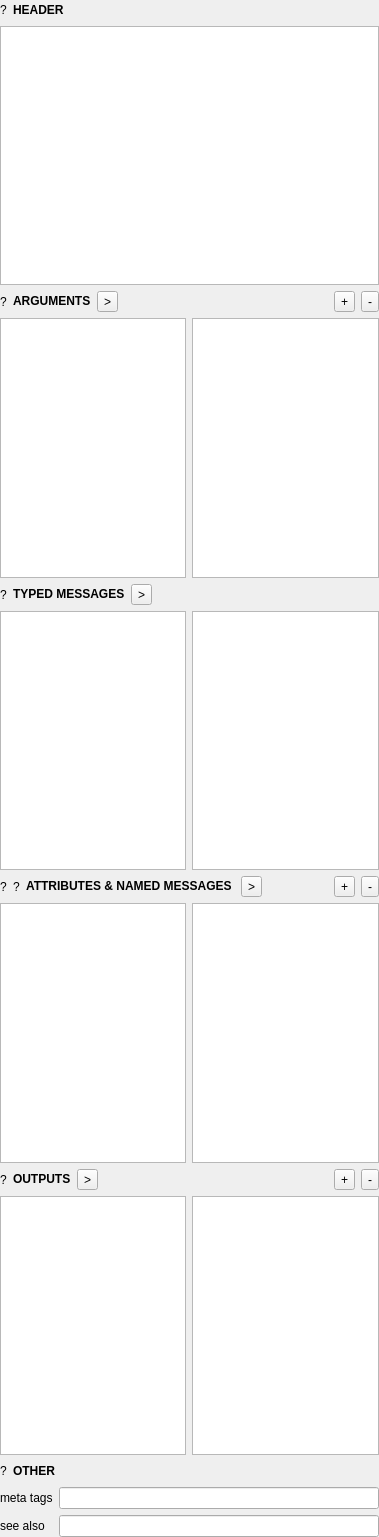
<?xml version="1.0" encoding="UTF-8"?>
<ui version="4.0">
 <class>PatchWidget</class>
 <widget class="QWidget" name="PatchWidget">
  <property name="geometry">
   <rect>
    <x>0</x>
    <y>0</y>
    <width>379</width>
    <height>1537</height>
   </rect>
  </property>
  <property name="windowTitle">
   <string>Form</string>
  </property>
  <layout class="QGridLayout" name="gridLayout_3">
   <property name="leftMargin">
    <number>0</number>
   </property>
   <property name="topMargin">
    <number>0</number>
   </property>
   <property name="rightMargin">
    <number>0</number>
   </property>
   <property name="bottomMargin">
    <number>0</number>
   </property>
   <item row="1" column="0" colspan="2">
    <widget class="Patch::TreeView" name="headerPatchTree"/>
   </item>
   <item row="2" column="0" colspan="2">
    <layout class="QHBoxLayout" name="horizontalLayout">
     <item>
      <widget class="QLabel" name="argumentIcon">
       <property name="text">
        <string>?</string>
       </property>
      </widget>
     </item>
     <item>
      <widget class="QLabel" name="argumentInfo">
       <property name="text">
        <string>&lt;html&gt;&lt;head/&gt;&lt;body&gt;&lt;p&gt;&lt;span style=&quot; font-weight:700;&quot;&gt;ARGUMENTS&lt;/span&gt;&lt;/p&gt;&lt;/body&gt;&lt;/html&gt;</string>
       </property>
      </widget>
     </item>
     <item>
      <widget class="QToolButton" name="argumnetTransferButton">
       <property name="text">
        <string>&gt;</string>
       </property>
      </widget>
     </item>
     <item>
      <spacer name="horizontalSpacer">
       <property name="orientation">
        <enum>Qt::Orientation::Horizontal</enum>
       </property>
       <property name="sizeType">
        <enum>QSizePolicy::Policy::Expanding</enum>
       </property>
       <property name="sizeHint" stdset="0">
        <size>
         <width>40</width>
         <height>20</height>
        </size>
       </property>
      </spacer>
     </item>
     <item>
      <widget class="QToolButton" name="argumentAddButton">
       <property name="sizePolicy">
        <sizepolicy hsizetype="Minimum" vsizetype="Fixed">
         <horstretch>0</horstretch>
         <verstretch>0</verstretch>
        </sizepolicy>
       </property>
       <property name="text">
        <string>+</string>
       </property>
      </widget>
     </item>
     <item>
      <widget class="QToolButton" name="argumentRemoveButton">
       <property name="text">
        <string>-</string>
       </property>
      </widget>
     </item>
    </layout>
   </item>
   <item row="3" column="0">
    <widget class="Suggest::TreeView" name="argumentSuggestTree"/>
   </item>
   <item row="3" column="1">
    <widget class="Patch::TreeView" name="argumentPatchTree"/>
   </item>
   <item row="5" column="0">
    <widget class="Suggest::TreeView" name="typedMessageSuggestTree"/>
   </item>
   <item row="5" column="1">
    <widget class="Patch::TreeView" name="typedMessagePatchTree"/>
   </item>
   <item row="6" column="0" colspan="2">
    <layout class="QHBoxLayout" name="horizontalLayout_3">
     <item>
      <widget class="QLabel" name="attributeIcon">
       <property name="text">
        <string>?</string>
       </property>
      </widget>
     </item>
     <item>
      <widget class="QLabel" name="nameMessageIcon">
       <property name="text">
        <string>?</string>
       </property>
      </widget>
     </item>
     <item>
      <widget class="QLabel" name="namedMessageInfo">
       <property name="text">
        <string>&lt;html&gt;&lt;head/&gt;&lt;body&gt;&lt;p&gt;&lt;span style=&quot; font-weight:700;&quot;&gt;ATTRIBUTES &amp;amp; NAMED MESSAGES &lt;/span&gt;&lt;/p&gt;&lt;/body&gt;&lt;/html&gt;</string>
       </property>
      </widget>
     </item>
     <item>
      <widget class="QToolButton" name="namedMessageTransferButton">
       <property name="text">
        <string>&gt;</string>
       </property>
      </widget>
     </item>
     <item>
      <spacer name="horizontalSpacer_3">
       <property name="orientation">
        <enum>Qt::Orientation::Horizontal</enum>
       </property>
       <property name="sizeHint" stdset="0">
        <size>
         <width>40</width>
         <height>20</height>
        </size>
       </property>
      </spacer>
     </item>
     <item>
      <widget class="QToolButton" name="namedMessageAddButton">
       <property name="text">
        <string>+</string>
       </property>
      </widget>
     </item>
     <item>
      <widget class="QToolButton" name="namedMessageRemoveButton">
       <property name="text">
        <string>-</string>
       </property>
      </widget>
     </item>
    </layout>
   </item>
   <item row="7" column="0">
    <widget class="Suggest::TreeView" name="namedMessageSuggestTree"/>
   </item>
   <item row="7" column="1">
    <widget class="Patch::TreeView" name="namedMessagePatchTree"/>
   </item>
   <item row="8" column="0" colspan="2">
    <layout class="QHBoxLayout" name="horizontalLayout_4">
     <item>
      <widget class="QLabel" name="outputIcon">
       <property name="text">
        <string>?</string>
       </property>
      </widget>
     </item>
     <item>
      <widget class="QLabel" name="outputInfo">
       <property name="text">
        <string>&lt;html&gt;&lt;head/&gt;&lt;body&gt;&lt;p&gt;&lt;span style=&quot; font-weight:700;&quot;&gt;OUTPUTS&lt;/span&gt;&lt;/p&gt;&lt;/body&gt;&lt;/html&gt;</string>
       </property>
      </widget>
     </item>
     <item>
      <widget class="QToolButton" name="outputTransferButton">
       <property name="text">
        <string>&gt;</string>
       </property>
      </widget>
     </item>
     <item>
      <spacer name="horizontalSpacer_4">
       <property name="orientation">
        <enum>Qt::Orientation::Horizontal</enum>
       </property>
       <property name="sizeHint" stdset="0">
        <size>
         <width>40</width>
         <height>20</height>
        </size>
       </property>
      </spacer>
     </item>
     <item>
      <widget class="QToolButton" name="outputAddButton">
       <property name="text">
        <string>+</string>
       </property>
      </widget>
     </item>
     <item>
      <widget class="QToolButton" name="outputRemoveButton">
       <property name="text">
        <string>-</string>
       </property>
      </widget>
     </item>
    </layout>
   </item>
   <item row="9" column="0">
    <widget class="Suggest::TreeView" name="outputSuggestTree"/>
   </item>
   <item row="9" column="1">
    <widget class="Patch::TreeView" name="outputPatchTree"/>
   </item>
   <item row="11" column="0" colspan="2">
    <layout class="QGridLayout" name="gridLayout">
     <item row="0" column="0">
      <widget class="QLabel" name="metaTagInfo">
       <property name="text">
        <string>&lt;html&gt;&lt;head/&gt;&lt;body&gt;&lt;p&gt;meta tags&lt;/p&gt;&lt;/body&gt;&lt;/html&gt;</string>
       </property>
      </widget>
     </item>
     <item row="0" column="1">
      <widget class="QLineEdit" name="metaTagEdit"/>
     </item>
     <item row="1" column="0">
      <widget class="QLabel" name="seeAlsoInfo">
       <property name="text">
        <string>see also</string>
       </property>
      </widget>
     </item>
     <item row="1" column="1">
      <widget class="QLineEdit" name="seeAlsoEdit"/>
     </item>
    </layout>
   </item>
   <item row="0" column="0" colspan="2">
    <layout class="QHBoxLayout" name="horizontalLayout_5">
     <item>
      <widget class="QLabel" name="patchIcon">
       <property name="text">
        <string>?</string>
       </property>
      </widget>
     </item>
     <item>
      <widget class="QLabel" name="nameInfo">
       <property name="text">
        <string>&lt;html&gt;&lt;head/&gt;&lt;body&gt;&lt;p&gt;&lt;span style=&quot; font-weight:700;&quot;&gt;HEADER&lt;/span&gt;&lt;/p&gt;&lt;/body&gt;&lt;/html&gt;</string>
       </property>
      </widget>
     </item>
     <item>
      <spacer name="horizontalSpacer_6">
       <property name="orientation">
        <enum>Qt::Orientation::Horizontal</enum>
       </property>
       <property name="sizeHint" stdset="0">
        <size>
         <width>40</width>
         <height>20</height>
        </size>
       </property>
      </spacer>
     </item>
    </layout>
   </item>
   <item row="4" column="0" colspan="2">
    <layout class="QHBoxLayout" name="horizontalLayout_2">
     <item>
      <widget class="QLabel" name="typedMessageIcon">
       <property name="text">
        <string>?</string>
       </property>
      </widget>
     </item>
     <item>
      <widget class="QLabel" name="typedMessageInfo">
       <property name="text">
        <string>&lt;html&gt;&lt;head/&gt;&lt;body&gt;&lt;p&gt;&lt;span style=&quot; font-weight:700;&quot;&gt;TYPED MESSAGES&lt;/span&gt;&lt;/p&gt;&lt;/body&gt;&lt;/html&gt;</string>
       </property>
      </widget>
     </item>
     <item>
      <widget class="QToolButton" name="typedMessageTransferButton">
       <property name="text">
        <string>&gt;</string>
       </property>
      </widget>
     </item>
     <item>
      <spacer name="horizontalSpacer_2">
       <property name="orientation">
        <enum>Qt::Orientation::Horizontal</enum>
       </property>
       <property name="sizeHint" stdset="0">
        <size>
         <width>40</width>
         <height>20</height>
        </size>
       </property>
      </spacer>
     </item>
    </layout>
   </item>
   <item row="10" column="0" colspan="2">
    <layout class="QHBoxLayout" name="horizontalLayout_6">
     <item>
      <widget class="QLabel" name="otherIcon">
       <property name="text">
        <string>?</string>
       </property>
      </widget>
     </item>
     <item>
      <widget class="QLabel" name="otherInfo">
       <property name="text">
        <string>&lt;html&gt;&lt;head/&gt;&lt;body&gt;&lt;p&gt;&lt;span style=&quot; font-weight:700;&quot;&gt;OTHER&lt;/span&gt;&lt;/p&gt;&lt;/body&gt;&lt;/html&gt;</string>
       </property>
      </widget>
     </item>
     <item>
      <spacer name="horizontalSpacer_5">
       <property name="orientation">
        <enum>Qt::Orientation::Horizontal</enum>
       </property>
       <property name="sizeHint" stdset="0">
        <size>
         <width>40</width>
         <height>20</height>
        </size>
       </property>
      </spacer>
     </item>
    </layout>
   </item>
  </layout>
 </widget>
 <customwidgets>
  <customwidget>
   <class>Patch::TreeView</class>
   <extends>QTreeView</extends>
   <header>Patch/PatchTreeView.h</header>
  </customwidget>
  <customwidget>
   <class>Suggest::TreeView</class>
   <extends>QTreeView</extends>
   <header>SuggestTreeView.h</header>
  </customwidget>
 </customwidgets>
 <resources/>
 <connections/>
</ui>
